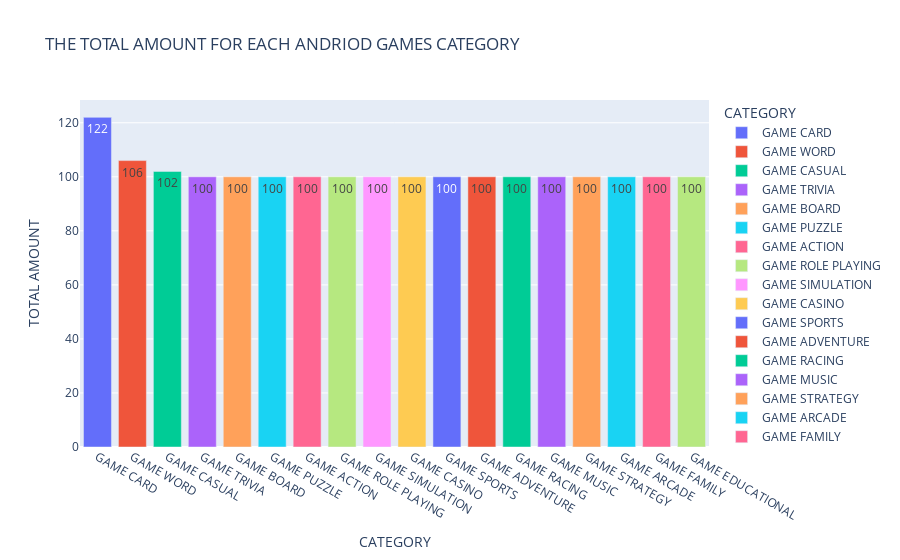

Write notebook code for a chart like this one.
### Code cell
px.bar(cart, y=cart.values, x=cart.index, text= 'category',color=cart.index,
        labels= {'y': 'TOTAL AMOUNT', 'index': 'CATEGORY'},title='THE TOTAL AMOUNT FOR EACH ANDRIOD GAMES CATEGORY')

### Figure 1 — Plotly figure (JSON) as saved in the notebook; plotly's stock layout.template omitted (floating-point values rounded to 4 significant figures)
{"data": [{"alignmentgroup": "True", "hovertemplate": "CATEGORY=%{x}<br>TOTAL AMOUNT=%{y}<br>category=%{text}<extra></extra>", "legendgroup": "GAME CARD", "marker": {"color": "#636efa"}, "name": "GAME CARD", "offsetgroup": "GAME CARD", "orientation": "v", "showlegend": true, "text": [122], "textposition": "auto", "type": "bar", "x": ["GAME CARD"], "xaxis": "x", "y": [122], "yaxis": "y"}, {"alignmentgroup": "True", "hovertemplate": "CATEGORY=%{x}<br>TOTAL AMOUNT=%{y}<br>category=%{text}<extra></extra>", "legendgroup": "GAME WORD", "marker": {"color": "#EF553B"}, "name": "GAME WORD", "offsetgroup": "GAME WORD", "orientation": "v", "showlegend": true, "text": [106], "textposition": "auto", "type": "bar", "x": ["GAME WORD"], "xaxis": "x", "y": [106], "yaxis": "y"}, {"alignmentgroup": "True", "hovertemplate": "CATEGORY=%{x}<br>TOTAL AMOUNT=%{y}<br>category=%{text}<extra></extra>", "legendgroup": "GAME CASUAL", "marker": {"color": "#00cc96"}, "name": "GAME CASUAL", "offsetgroup": "GAME CASUAL", "orientation": "v", "showlegend": true, "text": [102], "textposition": "auto", "type": "bar", "x": ["GAME CASUAL"], "xaxis": "x", "y": [102], "yaxis": "y"}, {"alignmentgroup": "True", "hovertemplate": "CATEGORY=%{x}<br>TOTAL AMOUNT=%{y}<br>category=%{text}<extra></extra>", "legendgroup": "GAME TRIVIA", "marker": {"color": "#ab63fa"}, "name": "GAME TRIVIA", "offsetgroup": "GAME TRIVIA", "orientation": "v", "showlegend": true, "text": [100], "textposition": "auto", "type": "bar", "x": ["GAME TRIVIA"], "xaxis": "x", "y": [100], "yaxis": "y"}, {"alignmentgroup": "True", "hovertemplate": "CATEGORY=%{x}<br>TOTAL AMOUNT=%{y}<br>category=%{text}<extra></extra>", "legendgroup": "GAME BOARD", "marker": {"color": "#FFA15A"}, "name": "GAME BOARD", "offsetgroup": "GAME BOARD", "orientation": "v", "showlegend": true, "text": [100], "textposition": "auto", "type": "bar", "x": ["GAME BOARD"], "xaxis": "x", "y": [100], "yaxis": "y"}, {"alignmentgroup": "True", "hovertemplate": "CATEGORY=%{x}<br>TOTAL AMOUNT=%{y}<br>category=%{text}<extra></extra>", "legendgroup": "GAME PUZZLE", "marker": {"color": "#19d3f3"}, "name": "GAME PUZZLE", "offsetgroup": "GAME PUZZLE", "orientation": "v", "showlegend": true, "text": [100], "textposition": "auto", "type": "bar", "x": ["GAME PUZZLE"], "xaxis": "x", "y": [100], "yaxis": "y"}, {"alignmentgroup": "True", "hovertemplate": "CATEGORY=%{x}<br>TOTAL AMOUNT=%{y}<br>category=%{text}<extra></extra>", "legendgroup": "GAME ACTION", "marker": {"color": "#FF6692"}, "name": "GAME ACTION", "offsetgroup": "GAME ACTION", "orientation": "v", "showlegend": true, "text": [100], "textposition": "auto", "type": "bar", "x": ["GAME ACTION"], "xaxis": "x", "y": [100], "yaxis": "y"}, {"alignmentgroup": "True", "hovertemplate": "CATEGORY=%{x}<br>TOTAL AMOUNT=%{y}<br>category=%{text}<extra></extra>", "legendgroup": "GAME ROLE PLAYING", "marker": {"color": "#B6E880"}, "name": "GAME ROLE PLAYING", "offsetgroup": "GAME ROLE PLAYING", "orientation": "v", "showlegend": true, "text": [100], "textposition": "auto", "type": "bar", "x": ["GAME ROLE PLAYING"], "xaxis": "x", "y": [100], "yaxis": "y"}, {"alignmentgroup": "True", "hovertemplate": "CATEGORY=%{x}<br>TOTAL AMOUNT=%{y}<br>category=%{text}<extra></extra>", "legendgroup": "GAME SIMULATION", "marker": {"color": "#FF97FF"}, "name": "GAME SIMULATION", "offsetgroup": "GAME SIMULATION", "orientation": "v", "showlegend": true, "text": [100], "textposition": "auto", "type": "bar", "x": ["GAME SIMULATION"], "xaxis": "x", "y": [100], "yaxis": "y"}, {"alignmentgroup": "True", "hovertemplate": "CATEGORY=%{x}<br>TOTAL AMOUNT=%{y}<br>category=%{text}<extra></extra>", "legendgroup": "GAME CASINO", "marker": {"color": "#FECB52"}, "name": "GAME CASINO", "offsetgroup": "GAME CASINO", "orientation": "v", "showlegend": true, "text": [100], "textposition": "auto", "type": "bar", "x": ["GAME CASINO"], "xaxis": "x", "y": [100], "yaxis": "y"}, {"alignmentgroup": "True", "hovertemplate": "CATEGORY=%{x}<br>TOTAL AMOUNT=%{y}<br>category=%{text}<extra></extra>", "legendgroup": "GAME SPORTS", "marker": {"color": "#636efa"}, "name": "GAME SPORTS", "offsetgroup": "GAME SPORTS", "orientation": "v", "showlegend": true, "text": [100], "textposition": "auto", "type": "bar", "x": ["GAME SPORTS"], "xaxis": "x", "y": [100], "yaxis": "y"}, {"alignmentgroup": "True", "hovertemplate": "CATEGORY=%{x}<br>TOTAL AMOUNT=%{y}<br>category=%{text}<extra></extra>", "legendgroup": "GAME ADVENTURE", "marker": {"color": "#EF553B"}, "name": "GAME ADVENTURE", "offsetgroup": "GAME ADVENTURE", "orientation": "v", "showlegend": true, "text": [100], "textposition": "auto", "type": "bar", "x": ["GAME ADVENTURE"], "xaxis": "x", "y": [100], "yaxis": "y"}, {"alignmentgroup": "True", "hovertemplate": "CATEGORY=%{x}<br>TOTAL AMOUNT=%{y}<br>category=%{text}<extra></extra>", "legendgroup": "GAME RACING", "marker": {"color": "#00cc96"}, "name": "GAME RACING", "offsetgroup": "GAME RACING", "orientation": "v", "showlegend": true, "text": [100], "textposition": "auto", "type": "bar", "x": ["GAME RACING"], "xaxis": "x", "y": [100], "yaxis": "y"}, {"alignmentgroup": "True", "hovertemplate": "CATEGORY=%{x}<br>TOTAL AMOUNT=%{y}<br>category=%{text}<extra></extra>", "legendgroup": "GAME MUSIC", "marker": {"color": "#ab63fa"}, "name": "GAME MUSIC", "offsetgroup": "GAME MUSIC", "orientation": "v", "showlegend": true, "text": [100], "textposition": "auto", "type": "bar", "x": ["GAME MUSIC"], "xaxis": "x", "y": [100], "yaxis": "y"}, {"alignmentgroup": "True", "hovertemplate": "CATEGORY=%{x}<br>TOTAL AMOUNT=%{y}<br>category=%{text}<extra></extra>", "legendgroup": "GAME STRATEGY", "marker": {"color": "#FFA15A"}, "name": "GAME STRATEGY", "offsetgroup": "GAME STRATEGY", "orientation": "v", "showlegend": true, "text": [100], "textposition": "auto", "type": "bar", "x": ["GAME STRATEGY"], "xaxis": "x", "y": [100], "yaxis": "y"}, {"alignmentgroup": "True", "hovertemplate": "CATEGORY=%{x}<br>TOTAL AMOUNT=%{y}<br>category=%{text}<extra></extra>", "legendgroup": "GAME ARCADE", "marker": {"color": "#19d3f3"}, "name": "GAME ARCADE", "offsetgroup": "GAME ARCADE", "orientation": "v", "showlegend": true, "text": [100], "textposition": "auto", "type": "bar", "x": ["GAME ARCADE"], "xaxis": "x", "y": [100], "yaxis": "y"}, {"alignmentgroup": "True", "hovertemplate": "CATEGORY=%{x}<br>TOTAL AMOUNT=%{y}<br>category=%{text}<extra></extra>", "legendgroup": "GAME FAMILY", "marker": {"color": "#FF6692"}, "name": "GAME FAMILY", "offsetgroup": "GAME FAMILY", "orientation": "v", "showlegend": true, "text": [100], "textposition": "auto", "type": "bar", "x": ["GAME FAMILY"], "xaxis": "x", "y": [100], "yaxis": "y"}, {"alignmentgroup": "True", "hovertemplate": "CATEGORY=%{x}<br>TOTAL AMOUNT=%{y}<br>category=%{text}<extra></extra>", "legendgroup": "GAME EDUCATIONAL", "marker": {"color": "#B6E880"}, "name": "GAME EDUCATIONAL", "offsetgroup": "GAME EDUCATIONAL", "orientation": "v", "showlegend": true, "text": [100], "textposition": "auto", "type": "bar", "x": ["GAME EDUCATIONAL"], "xaxis": "x", "y": [100], "yaxis": "y"}], "layout": {"barmode": "relative", "legend": {"title": {"text": "CATEGORY"}, "tracegroupgap": 0}, "title": {"text": "THE TOTAL AMOUNT FOR EACH ANDRIOD GAMES CATEGORY"}, "xaxis": {"anchor": "y", "categoryarray": ["GAME CARD", "GAME WORD", "GAME CASUAL", "GAME TRIVIA", "GAME BOARD", "GAME PUZZLE", "GAME ACTION", "GAME ROLE PLAYING", "GAME SIMULATION", "GAME CASINO", "GAME SPORTS", "GAME ADVENTURE", "GAME RACING", "GAME MUSIC", "GAME STRATEGY", "GAME ARCADE", "GAME FAMILY", "GAME EDUCATIONAL"], "categoryorder": "array", "domain": [0, 1], "title": {"text": "CATEGORY"}}, "yaxis": {"anchor": "x", "domain": [0, 1], "title": {"text": "TOTAL AMOUNT"}}}}
